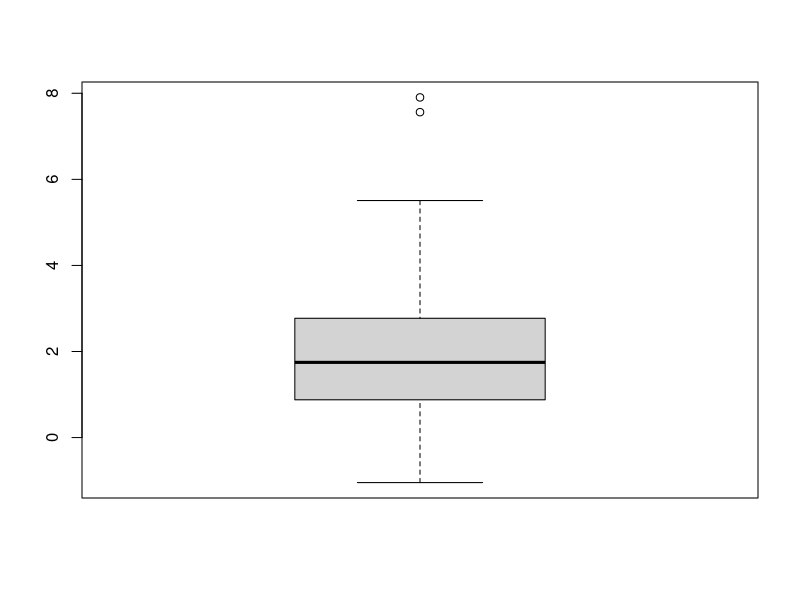
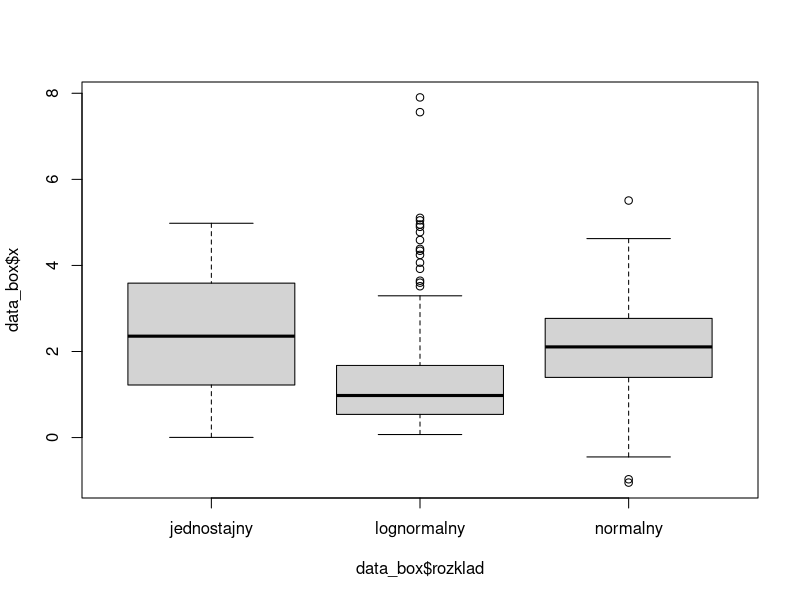
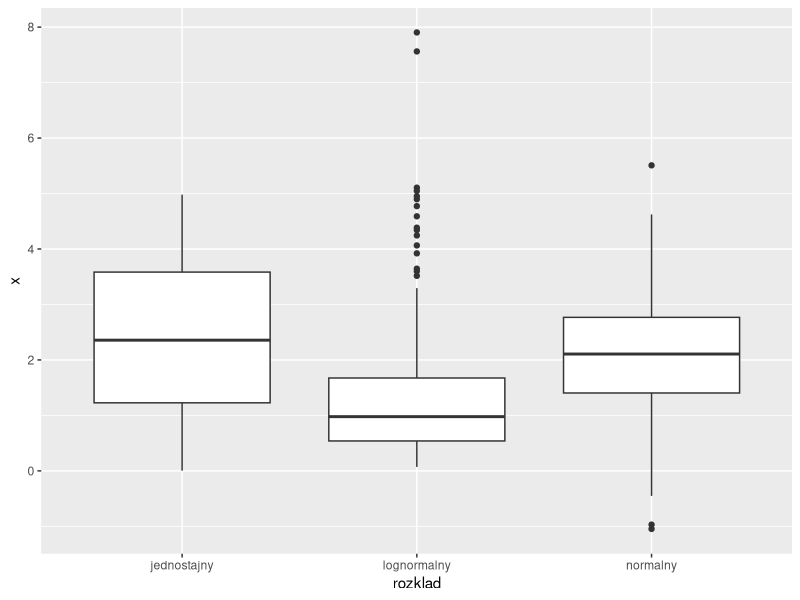
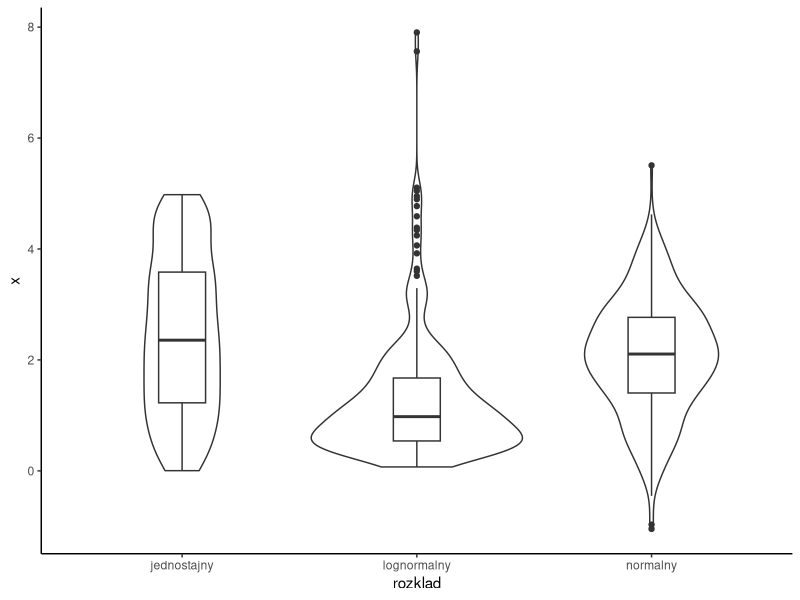
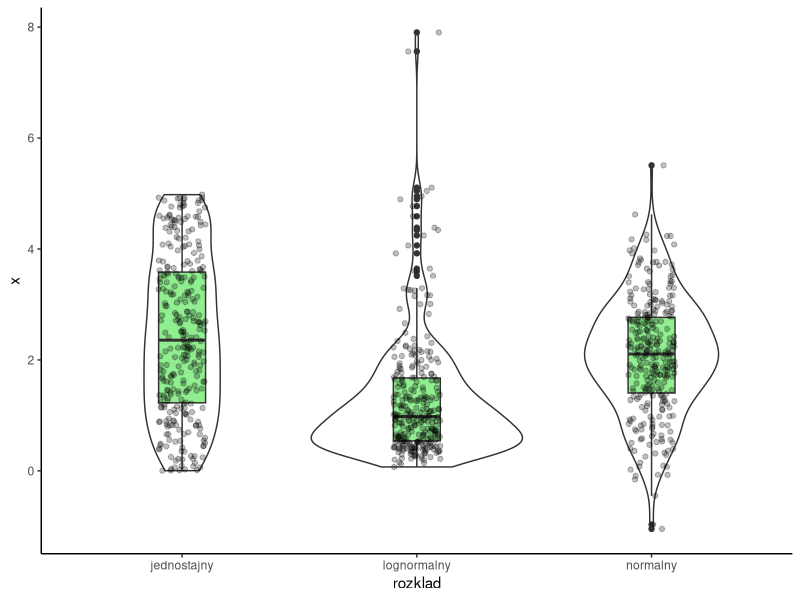

Recreate these plots in R, in order.
## ---- chunk 1
data_box <- read.table('data/data_test.txt')

boxplot(data_box$x)

boxplot(data_box$x ~ data_box$rozklad)

## ---- chunk 2
# wczytaj bibliotekę ggplot2
library(ggplot2)

ggplot(data_box, aes(x = rozklad, y = x))+
  geom_boxplot()


## ---- chunk 3
ggplot(data_box, aes(x = rozklad, y = x))+
  geom_boxplot(width = 0.2)+ # width zmienia szerokość pudełka
  geom_violin(alpha = 0)+ # alpha = 0 violin będzie pusty w środku
  theme_classic() # białe tło, bez linii pomocniczych

ggplot(data_box, aes(x = rozklad, y = x))+
  geom_boxplot(width = 0.2, fill = 'lightgreen')+ # width zmienia szerokość pudełka
  geom_violin(alpha = 0)+ # alpha = 0 violin będzie pusty w środku
  theme_classic()+ # białe tło, bez linii pomocniczych
  geom_jitter(alpha = 0.25, width = 0.1)
